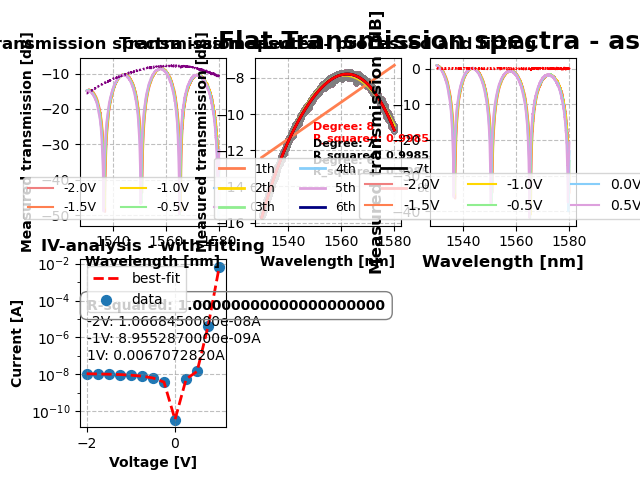

This figure's Python source:
import xml.etree.ElementTree as ET
import numpy as np
import matplotlib.pyplot as plt
from sklearn.metrics import r2_score
import pandas as pd

#--------------------Font설정-----------------------------------------
total_font_axis = {'weight': 'bold', 'size': 10}
total_font_title = {'weight': 'bold', 'size': 12}

font_axis = {'weight': 'bold', 'size': 12}
font_title = {'weight': 'bold', 'size': 18}
#---------------------------------------------------------------------
tree = ET.parse("HY202103_D07_(0,0)_LION1_DCM_LMZC.xml")
root = tree.getroot()
# ------------------IV_graph-------------------------------------------
plt.subplot(2, 3, 4)

voltage_list, current_list=[], []
for i in root.iter():
    if i.tag == 'Voltage':
        voltage_list = list(map(float, i.text.split(',')))
    elif i.tag == 'Current':
        current_list = list(map(float, i.text.split(',')))

voltage = np.array(voltage_list)
current = np.abs(current_list)

afc = np.polyfit(voltage, current, 12)
af = np.polyval(afc,voltage)

plt.plot(voltage, af, 'r--', lw=2, label='best-fit')
plt.scatter(voltage, current, s=50, label='data')
#R_squared
R_squared = r2_score(current,af)
#한 점에서 Current값 출력
position_x, position_y=0.05,0.6
for x, y in zip([-2, -1, 1], [current[voltage == -2][0], current[voltage == -1][0], current[voltage == 1.0][0]]):
    if y < 1e-3:
        plt.text(position_x, position_y, f"{x}V: {y:.10e}A", transform=plt.gca().transAxes, fontsize=10)
    else:
        plt.text(position_x, position_y, f"{x}V: {y:.10f}A", transform=plt.gca().transAxes, fontsize=10)
    position_y-=0.1

plt.text(0.05, 0.7, f"R-squared: {R_squared:.20f}",
         transform=plt.gca().transAxes,
         bbox=dict(facecolor='none', edgecolor='gray', boxstyle='round,pad=0.5'),    #
         fontsize=10,fontweight='bold')

plt.title('IV-analysis - with fitting', fontdict= total_font_title)
plt.xlabel('Voltage [V]', fontdict=total_font_axis)
plt.ylabel('Current [A]', fontdict=total_font_axis)
plt.yscale('logit')
plt.legend(loc='best')
plt.grid(True,axis='both', color='gray', alpha=0.5, linestyle='--')

# ----------------------Transmission_graph----------------------------------

plt.subplot(2, 3, 1)
plot_color = ['lightcoral', 'coral', 'gold', 'lightgreen', 'lightskyblue', 'plum', 'navy', 'black', 'red']
color_number = 0

wl, tm = [], []
DC_bias = -2.0
for i in root.iter():
    if i.tag == 'WavelengthSweep':
        if i.attrib.get('DCBias') == str(DC_bias):
            wl = list(map(float, i.find('L').text.split(',')))
            tm = list(map(float, i.find('IL').text.split(',')))
            plt.plot(wl, tm, plot_color[color_number], label=f'{DC_bias}V')
            DC_bias += 0.5
            color_number += 1
    elif i.tag == 'Modulator':
        if i.attrib.get('Name') == 'DCM_LMZC_ALIGN':
            wl = list(map(float, i.find('PortCombo').find('WavelengthSweep').find('L').text.split(',')))
            tm = list(map(float, i.find('PortCombo').find('WavelengthSweep').find('IL').text.split(',')))
            plt.plot(wl, tm, color='purple', linestyle=':')


plt.title('Transmission spectra - as measured', fontdict=total_font_title)
plt.xlabel('Wavelength [nm]', fontdict=total_font_axis)
plt.ylabel('Measured transmission [dB]', fontdict=total_font_axis)
plt.legend(ncol=3,loc='lower center', fontsize=9)
plt.grid(True,axis='both', color='gray', alpha=0.5, linestyle='--')

# --------------------------transmission_graph(R_spuared)------------------------------

plt.subplot(2, 3, 2)

import warnings
warnings.filterwarnings('ignore', message='Polyfit may be poorly conditioned')

best_fit_list = []
r2=[]
for i in range(1, 9):
    afc = np.polyfit(wl, tm, i)
    af = np.polyval(afc, wl)
    R_squared = r2_score(tm, af)
    r2.append(R_squared)
    best_fit_list.append((i, af, R_squared))
    plt.plot(wl, af, plot_color[i], lw=2, label=f'{i}th')
    plt.scatter(wl, tm, s=10)

best_fit_list = sorted(best_fit_list, key=lambda x: abs(x[2] - 1))[:3]

position_x, position_y = 0.4, 0.5
for i, af, R_squared in best_fit_list:
    text_color = 'red' if R_squared == max([item[2] for item in best_fit_list]) else 'black'
    plt.text(position_x, position_y, f'Degree: {i}\nR_squared: {R_squared:.15f}',
             color=text_color,
             transform=plt.gca().transAxes,
             fontsize=8, fontweight='bold')
    position_y -= 0.1


plt.title('Transmission spectra - processed and fitting', fontdict=total_font_title)
plt.xlabel('Wavelength [nm]', fontdict=total_font_axis)
plt.ylabel('Measured transmission [dB]', fontdict=total_font_axis)
plt.legend(ncol=3,loc='lower center', fontsize=9)
plt.grid(True,axis='both', color='gray', alpha=0.5, linestyle='--')
#-------------------------Flat Transmission spectra--------------------------------------

afc = np.polyfit(wl,tm,8)
af = np.polyval(afc,wl)

plt.subplot(2,3,3)
color_number=0
DC_bias = -2.0
wl1,tm1 = [], []
for i in root.iter():
    if i.tag == 'WavelengthSweep':
        if i.attrib.get('DCBias') == str(DC_bias):
            wl1 = list(map(float, i.find('L').text.split(',')))
            tm1 = list(map(float, i.find('IL').text.split(',')))
            tm_flat = []  #ref 값을 뺸 transmission값
            for k in range(len(tm1)):
                a = tm1[k] - af[k]
                tm_flat.append(a)
            plt.plot(wl1, tm_flat, plot_color[color_number], label=f'{DC_bias}V')
            DC_bias += 0.5
            color_number += 1
ref_flat = [] #ref값도 평평하게 만들기
for k in range(len(tm)):
    a = tm[k] - af[k]
    ref_flat.append(a)
plt.plot(wl, ref_flat, color='r', linestyle=':')
plt.legend(ncol=3, loc='lower center', fontsize=10)
plt.title('Flat Transmission spectra - as measured', fontdict=font_title)  # 주석: 그래프 제목
plt.xlabel('Wavelength [nm]', fontdict=font_axis)  # 주석: x축 레이블
plt.ylabel('Measured transmission [dB]', fontdict=font_axis)  # 주석: y축 레이블
plt.grid(True,axis='both', color='gray', alpha=0.5, linestyle='--')  # 주석: 그리드 추가

plt.savefig('midterm final.png')
# plt.show()
#-------------------------------
def Data_csv():
    Lot, Wafer, Mask, TestSite, Name, Date, Operator, Row, Column, Analysis_Wavelength = [],[],[],[],[],[],[],[],[],[]
    for data in root.iter():
        if data.tag == 'OIOMeasurement':
            Date.append(data.get('CreationDate'))
            Operator.append(data.get('Operator'))

        elif data.tag == 'TestSiteInfo':
            Lot.append(data.get('Batch'))
            Column.append(data.get('DieColumn'))
            Row.append(data.get('DieRow'))
            TestSite.append(data.get('TestSite'))
            Wafer.append(data.get('Wafer'))
            Mask.append(data.get('Maskset'))

        elif data.tag == 'ModulatorSite':
            Name.append(data.find('Modulator').get('Name'))

        elif data.tag == 'DesignParameter':
            if data.attrib.get('Name') == 'Design wavelength':
                Analysis_Wavelength.append(data.text)


    return Lot, Wafer, Mask, TestSite, Name, Date, Operator, Row, Column, Analysis_Wavelength

Lot, Wafer, Mask, TestSite, Name, Date, Operator, Row, Column, Analysis_Wavelength = Data_csv()
# --------------------------------------------------------------------------------------------
def ScriptID(site):
    last_element = site[-1].split("_")[-1]
    return last_element.replace("C", "")

ScriptID(TestSite)
# --------------------------------------------------------------------------------------------
def ScriptVersion():
    with open('Script Version.txt', 'r+') as f:
        number = float(f.read())
        number += 0.1
        f.seek(0)  # 파일 포인터를 파일 시작점으로 이동
        f.write("{:.2f}".format(number))  # 파일 내용을 수정
        f.truncate()  # 파일 크기를 현재 위치로 자름
        print(number)
        return round(number,2)
# S_Version = ScriptVersion()
# --------------------------------------------------------------------------------------------
import os

user_profile = os.environ['USERPROFILE']
s = str(user_profile)[9:]

def print_num(var):
    num_dict = {'rhwng': 'Go', 'dbsmi': 'Yoon', 'jim26': 'Lee', '김교령': 'Kim'}
    return num_dict.get(var)
# --------------------------------------------------------------------------------------------

def d(a):
    b=max(a)
    if b >= 0.95:
        ErrorFlag = 0
        ErrorDescription = "No Error"
    else:
        ErrorFlag = 1
        ErrorDescription = "Ref. spec. Error"
    return ErrorFlag, ErrorDescription
ErrorFlag, ErrorDescription = d(r2)

Exel_data = pd.DataFrame({'Lot': Lot,'Wafer': Wafer, 'Mask': Mask, 'TestSite':TestSite, 'Name':Name, 'Date':Date,
                          'Script ID': ScriptID(TestSite),'Script Version': ScriptVersion(),'Script Owner':print_num(s),'Operator': Operator, 'Row': Row, 'Column': Column,
                          'ErrorFlag': ErrorFlag, 'Error description': ErrorDescription, 'Analysis Wavelength': Analysis_Wavelength,
                          'Rsq of Ref.spectrum (Nth)':max(r2), 'Max transmission of Ref. spec. (dB)': np.max(tm),
                          'Rsq of IV': R_squared, 'I at -1V [A]':current[4], 'I at -2V [A]':abs(current[-1])})


if not os.path.exists('AnalysisResult_C.csv'):
    Exel_data.to_csv('AnalysisResult_C.csv', index=False, mode='w', encoding='utf-8-sig')
else:
    Exel_data.to_csv('AnalysisResult_C.csv', index=False, mode='a', encoding='utf-8-sig', header=False)

